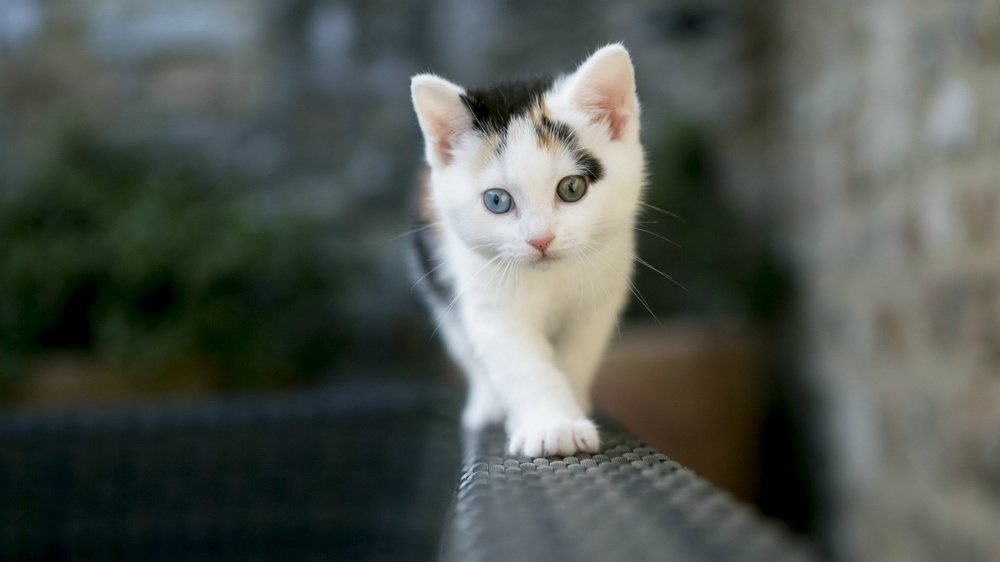
#> input picture 1.jpg, 1000 x 562 px, shrunk from 1920 x 1080 before the run
$ python opencvTest.py
#> lines starting #> are read from the running program, lines starting #| are printed output that depends on the picture; after the words box and inside, x2 and y2 are one past the last pixel; in counts of white or black regions, pixels touching at a corner belong together
import numpy as np
import cv2 as cv
from matplotlib import pyplot as plt

img = cv.imread('1.jpg', cv.IMREAD_GRAYSCALE)
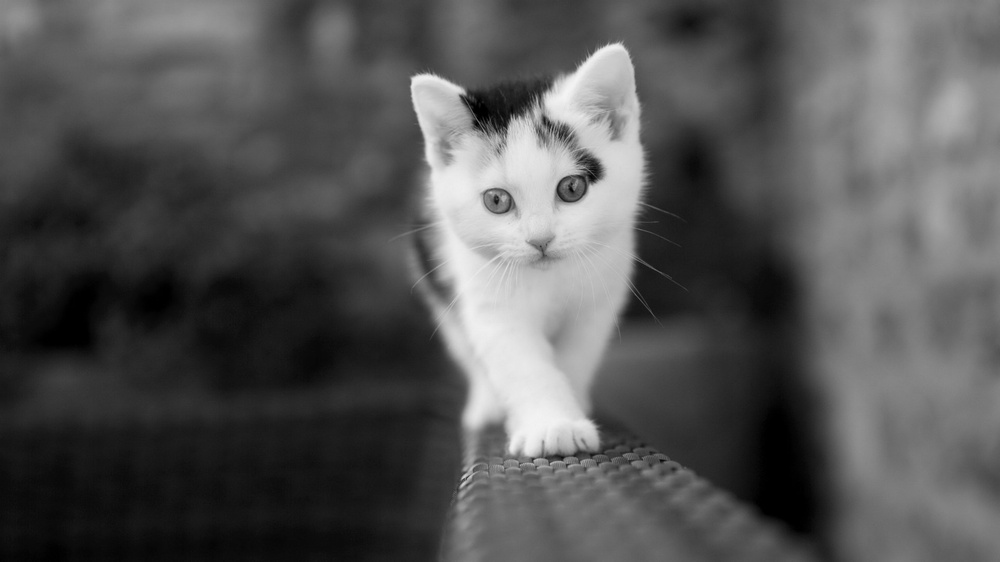
#> img: shape (562, 1000); min 0, max 244, mean 84
assert img is not None, "file could not be read, check with os.path.exists()"
edges = cv.Canny(img, 100, 200)
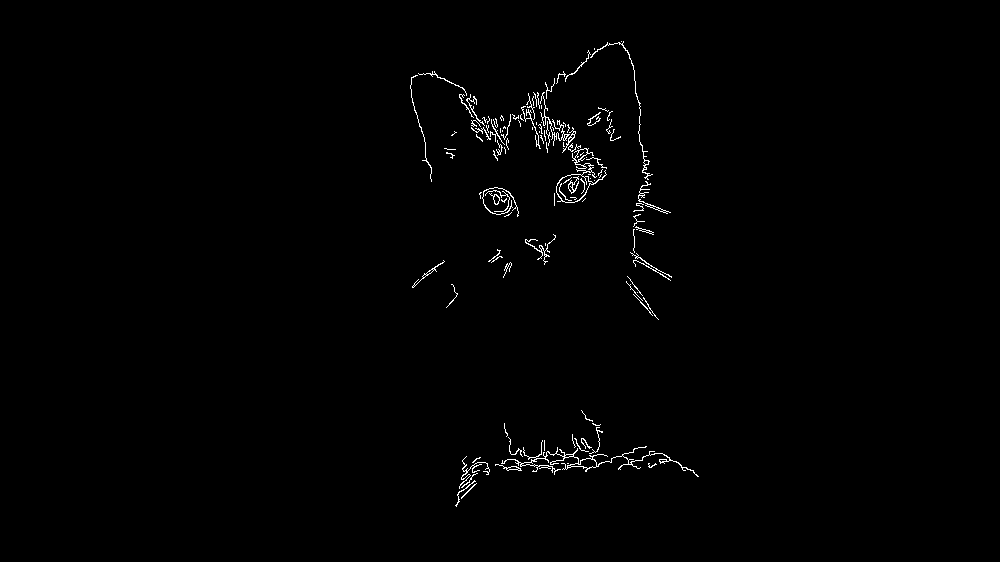
#> edges: shape (562, 1000); 0.82% white in thin lines or dots, all inside (x1, y1, x2, y2) = (410, 41, 699, 507)

plt.subplot(121), plt.imshow(img, cmap='gray')
plt.title('Original Image'), plt.xticks([]), plt.yticks([])
plt.subplot(122), plt.imshow(edges, cmap='gray')
plt.title('Edge Image'), plt.xticks([]), plt.yticks([])

plt.show()
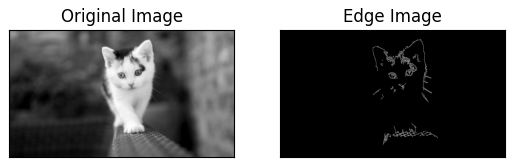
#> figure drawn by matplotlib, 2 panels
